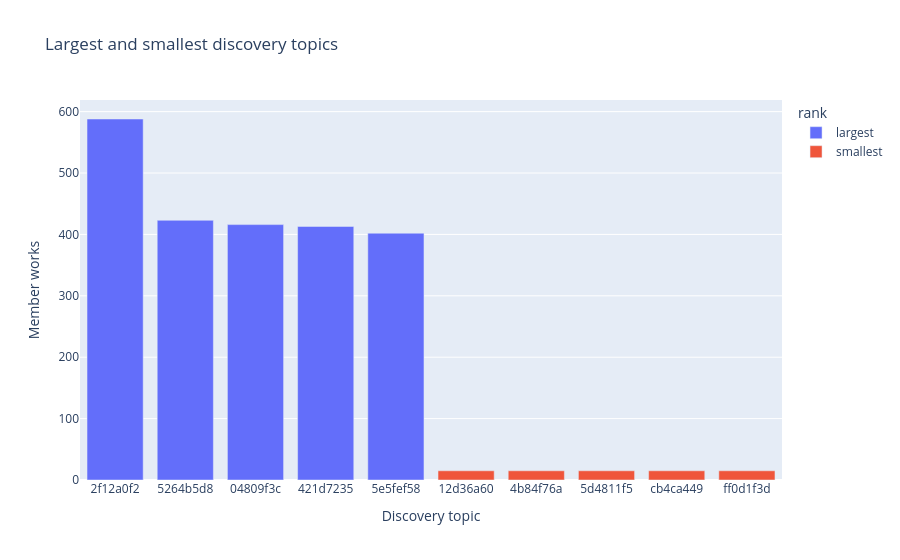

This figure's notebook cell:
### Markdown cell above
## Topics and clusters

Discovery topics stored in `pwf_discovery_topics`, then the five largest and five smallest by member-work count.

### Code cell
def _keyword_terms(keywords: object, limit: int = 8) -> str:
    if not isinstance(keywords, list):
        return ""
    terms = [str(item["term"]) for item in keywords[:limit] if isinstance(item, dict) and "term" in item]
    return ", ".join(terms)

inspector = inspect(engine)
if not inspector.has_table(DiscoveryTopic.__tablename__):
    print(f"{DiscoveryTopic.__tablename__} is not in this database.")
    print("Discovery topics: unavailable")
else:
    topic_count = select(func.count()).select_from(DiscoveryTopic)
    largest = (
        select(
            DiscoveryTopic.discovery_topic_id,
            DiscoveryTopic.topic_run_id,
            DiscoveryTopic.size,
            DiscoveryTopic.keywords,
        )
        .order_by(DiscoveryTopic.size.desc(), DiscoveryTopic.discovery_topic_id)
        .limit(5)
    )
    smallest = (
        select(
            DiscoveryTopic.discovery_topic_id,
            DiscoveryTopic.topic_run_id,
            DiscoveryTopic.size,
            DiscoveryTopic.keywords,
        )
        .order_by(DiscoveryTopic.size.asc(), DiscoveryTopic.discovery_topic_id)
        .limit(5)
    )
    with engine.connect() as connection:
        topic_total = connection.execute(topic_count).scalar_one()
        largest_frame = pd.DataFrame(connection.execute(largest).mappings().all())
        smallest_frame = pd.DataFrame(connection.execute(smallest).mappings().all())
    print(f"Discovery topics: {topic_total}")
    for frame in (largest_frame, smallest_frame):
        if len(frame):
            frame["keywords"] = frame["keywords"].map(_keyword_terms)
    print("Five largest")
    display(largest_frame)
    print("Five smallest")
    display(smallest_frame)
    if len(largest_frame) or len(smallest_frame):
        largest_frame = largest_frame.assign(rank="largest")
        smallest_frame = smallest_frame.assign(rank="smallest")
        ranked = pd.concat([largest_frame, smallest_frame], ignore_index=True)
        ranked["label"] = ranked["discovery_topic_id"].astype(str).str.slice(0, 8)
        figure = px.bar(
            ranked,
            x="label",
            y="size",
            color="rank",
            title="Largest and smallest discovery topics",
            hover_data=["keywords"],
        )
        figure.update_layout(xaxis_title="Discovery topic", yaxis_title="Member works")
        figure.show()

### Figure 1 — Plotly figure (JSON) as saved in the notebook; plotly's stock layout.template omitted (floating-point values rounded to 4 significant figures)
{"data": [{"customdata": [["gait, motor, stimulation, eeg, neural, learning, training, connectivity"], ["sensory, content, fermentation, protein, flour, extraction, food, antioxidant"], ["aortic, patients, artery, valve, atrial, coronary, ventricular, left"], ["cells, cancer, tumor, cell, expression, immune, therapeutic, progression"], ["molecular, docking, compounds, binding, derivatives, drug, inhibitors, discovery"]], "hovertemplate": "rank=largest<br>label=%{x}<br>size=%{y}<br>keywords=%{customdata[0]}<extra></extra>", "legendgroup": "largest", "marker": {"color": "#636efa", "pattern": {"shape": ""}}, "name": "largest", "orientation": "v", "showlegend": true, "textposition": "auto", "type": "bar", "x": ["2f12a0f2", "5264b5d8", "04809f3c", "421d7235", "5e5fef58"], "xaxis": "x", "y": [588, 423, 416, 413, 402], "yaxis": "y"}, {"customdata": [["lusophone, eat, fat, pca, weight, scd, cardiovascular, utilizers"], ["co, mgo, assimilating, methane, alcoholassisted, nonco, conversion, carbon"], ["routing, vlsi, placement, congestion, design, slicing, fpgas, chip"], ["llm, jaas, dualbreach, prompts, guardrails, haste, code, llmbased"], ["antifungal, albicans, nora, isoflavonoids, antibiofilm, mfc, undecalactone, prenylated"]], "hovertemplate": "rank=smallest<br>label=%{x}<br>size=%{y}<br>keywords=%{customdata[0]}<extra></extra>", "legendgroup": "smallest", "marker": {"color": "#EF553B", "pattern": {"shape": ""}}, "name": "smallest", "orientation": "v", "showlegend": true, "textposition": "auto", "type": "bar", "x": ["12d36a60", "4b84f76a", "5d4811f5", "cb4ca449", "ff0d1f3d"], "xaxis": "x", "y": [15, 15, 15, 15, 15], "yaxis": "y"}], "layout": {"barmode": "relative", "legend": {"title": {"text": "rank"}, "tracegroupgap": 0}, "title": {"text": "Largest and smallest discovery topics"}, "xaxis": {"anchor": "y", "domain": [0, 1], "title": {"text": "Discovery topic"}}, "yaxis": {"anchor": "x", "domain": [0, 1], "title": {"text": "Member works"}}}}
